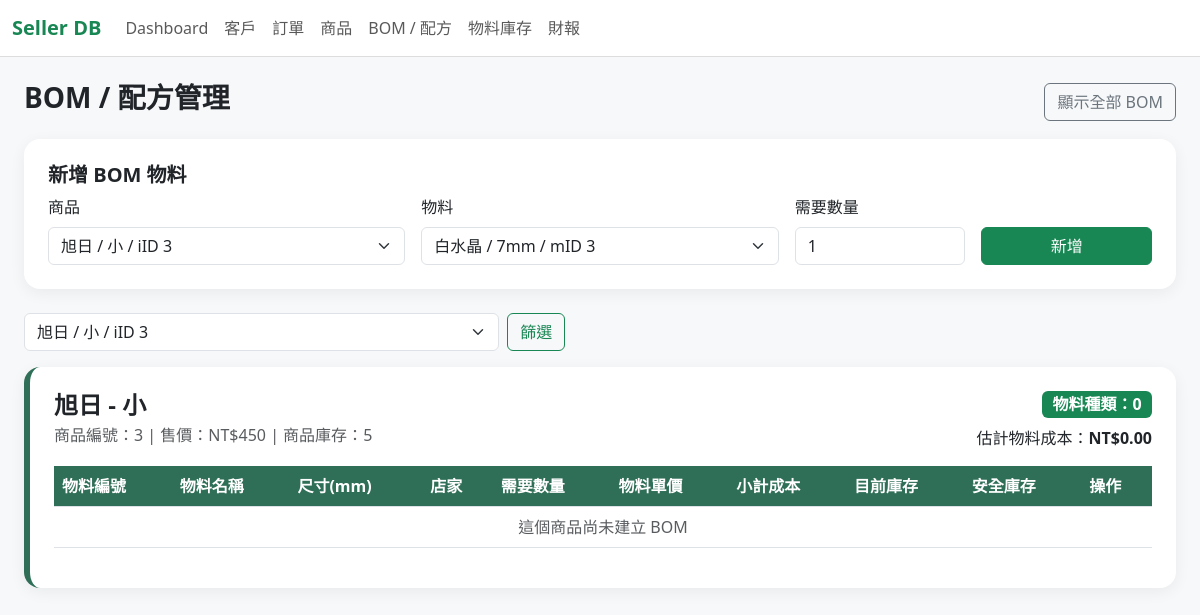
Page /recipes?product_key=3 on the committed database.
### tables this page shows
CREATE TABLE PRODUCT (iID TEXT PRIMARY KEY UNIQUE, size TEXT, i_name TEXT, cost TEXT, suggested_price TEXT, real_price TEXT, profits TEXT, available TEXT);

### app.py (the view)
@app.route("/recipes")
def recipes():
    db = get_db()
    product_filter = request.args.get("product_key", "")
    products = db.execute('''
        SELECT *,
               CAST(COALESCE(NULLIF(real_price, ''), '0') AS REAL) - CAST(COALESCE(NULLIF(cost, ''), '0') AS REAL) AS profits_calc
        FROM PRODUCT
        WHERE TRIM(COALESCE(iID, '')) != ''
        ORDER BY CAST(iID AS INTEGER), iID
    ''').fetchall()
    product_boms = []
    for p in products:
        key = p["iID"]
        if product_filter and key != product_filter:
            continue
        items = db.execute('''
            SELECT
                r.iID,
                r.size,
                r.mID,
                r.m_amount,
                m.m_name,
                m.m_size,
                m.store,
                CAST(COALESCE(NULLIF(m.unit_price, ''), '0') AS REAL) AS unit_price_num,
                CAST(COALESCE(NULLIF(m.stock, ''), '0') AS INTEGER) AS stock_num,
                CAST(COALESCE(NULLIF(m.safe_stock, ''), '0') AS INTEGER) AS safe_stock_num,
                ROUND(CAST(COALESCE(NULLIF(r.m_amount, ''), '0') AS REAL) * CAST(COALESCE(NULLIF(m.unit_price, ''), '0') AS REAL), 2) AS material_cost
            FROM RECIPE r
            JOIN MATERIAL_INVENTORY m ON m.mID = r.mID
            WHERE r.iID = ?
            ORDER BY m.m_name
        ''', (p["iID"],)).fetchall()
        estimated_material_cost = round(sum((row["material_cost"] or 0) for row in items), 2)
        product_boms.append({
            "product": p,
            "key": key,
            "items": items,
            "estimated_material_cost": estimated_material_cost,
        })
    materials = db.execute('''
        SELECT * FROM MATERIAL_INVENTORY
        WHERE TRIM(COALESCE(mID, '')) != ''
        ORDER BY CAST(mID AS INTEGER), mID
    ''').fetchall()
    return render_template(
        "recipes.html",
        products=products,
        materials=materials,
        product_boms=product_boms,
        product_filter=product_filter,
    )

### app.py (called while the page is built)
def get_db():
    if "db" not in g:
        g.db = sqlite3.connect(DB_PATH)
        g.db.row_factory = sqlite3.Row
        g.db.execute("PRAGMA foreign_keys = ON")
    return g.db

@app.before_request
def setup_database():
    init_db()

### templates/recipes.html (shortened to what this page needs)
{% extends "base.html" %}
{% block content %}
<div class="d-flex justify-content-between align-items-center mb-3">
    <h3 class="fw-bold">BOM / 配方管理</h3>
    <a class="btn btn-outline-secondary" href="{{ url_for('recipes') }}">顯示全部 BOM</a>
</div>
<div class="card p-4 mb-4">
    <h5 class="fw-bold">新增 BOM 物料</h5>
    <form method="post" action="{{ url_for('recipe_new') }}">
        <div class="row g-3 align-items-end">
            <div class="col-md-4">
                <label class="form-label">商品</label>
                <select class="form-select" name="iID" required>
                    {% for p in products %}
                    <option value="{{ p.iID }}" {% if product_filter == p.iID %}selected{% endif %}>
                        {{ p.i_name }} / {{ p.size }} / iID {{ p.iID }}
                    </option>
                    {% endfor %}
                </select>
            </div>
            <div class="col-md-4">
                <label class="form-label">物料</label>
                <select class="form-select" name="mID" required>
                    {% for m in materials %}
                    <option value="{{ m.mID }}">{{ m.m_name }} / {{ m.m_size }}mm / mID {{ m.mID }}</option>
                    {% endfor %}
                </select>
            </div>
            <div class="col-md-2">
                <label class="form-label">需要數量</label>
                <input class="form-control" type="number" name="m_amount" value="1" min="1" required>
            </div>
            <div class="col-md-2">
                <button class="btn btn-success w-100">新增</button>
            </div>
        </div>
    </form>
</div>
<form class="row g-2 mb-3" method="get">
    <div class="col-md-5">
        <select class="form-select" name="product_key">
            {% for p in products %}
            <option value="{{ p.iID }}" {% if product_filter == p.iID %}selected{% endif %}>
                {{ p.i_name }} / {{ p.size }} / iID {{ p.iID }}
            </option>
            {% endfor %}
        </select>
    </div>
    <div class="col-auto">
        <button class="btn btn-outline-success">篩選</button>
    </div>
</form>
{% for group in product_boms %}
<div class="card p-4 mb-4 bom-card">
    <div class="d-flex justify-content-between align-items-start flex-wrap gap-3">
        <div>
            <h4 class="fw-bold mb-1">{{ group.product.i_name }} - {{ group.product.size }}</h4>
            <div class="text-muted">
                商品編號：{{ group.product.iID }} |
                售價：NT${{ group.product.real_price }} |
                商品庫存：{{ group.product.available }}
            </div>
        </div>
        <div class="text-end">
            <div class="badge text-bg-success fs-6">物料種類：{{ group['items']|length }}</div>
            <div class="mt-2">估計物料成本：<span class="fw-bold">NT${{ "%.2f"|format(group.estimated_material_cost) }}</span></div>
        </div>
    </div>
    <div class="table-responsive mt-3">
        <table class="table table-hover align-middle">
            <thead>
            <tr>
                <th>物料編號</th>
                <th>物料名稱</th>
                <th>尺寸(mm)</th>
                <th>店家</th>
                <th>需要數量</th>
                <th>物料單價</th>
                <th>小計成本</th>
                <th>目前庫存</th>
                <th>安全庫存</th>
                <th>操作</th>
            </tr>
            </thead>
            <tbody>
            {% for item in group['items'] %}
            <tr>
                <td>{{ item.mID }}</td>
                <td class="fw-semibold">{{ item.m_name }}</td>
                <td>{{ item.m_size }}</td>
                <td>{{ item.store }}</td>
                <td>{{ item.m_amount }}</td>
                <td>NT${{ "%.2f"|format(item.unit_price_num) }}</td>
                <td>NT${{ "%.2f"|format(item.material_cost) }}</td>
                <td>
                    {% if item.stock_num <= item.safe_stock_num %}
                        <span class="badge text-bg-danger">{{ item.stock_num }}</span>
                    {% else %}
                        {{ item.stock_num }}
                    {% endif %}
                </td>
                <td>{{ item.safe_stock_num }}</td>
                <td>
                    <form class="action-form" method="post" action="{{ url_for('recipe_delete', iID=item.iID, mID=item.mID) }}" onsubmit="return confirm('確定刪除這個 BOM 項目？')">
                        <button class="btn btn-sm btn-outline-danger">刪除</button>
                    </form>
                </td>
            </tr>
            {% else %}
            <tr>
                <td colspan="10" class="text-center text-muted">這個商品尚未建立 BOM</td>
            </tr>
            {% endfor %}
            </tbody>
        </table>
    </div>
</div>
{% else %}
<div class="alert alert-warning">目前沒有符合條件的 BOM。</div>
{% endfor %}
{% endblock %}

### static/style.css (style rules this page uses)
body { background: #f7f8fa; }
.card { border: 0; border-radius: 16px; box-shadow: 0 4px 16px rgba(0,0,0,.06); }
.table thead th { background: #2f6f57; color: white; vertical-align: middle; }
.bom-card { border-left: 6px solid #2f6f57; }

### rows in the picture
PRODUCT: product.i_name "旭日", product.size "小", product.iID "3", product.real_price "450", product.available "5"

### other values in the picture
{{ group['items']|length }} "0"
{{ "%.2f"|format(group.estimated_material_cost) }} "0.00"
form field iID "旭日 / 小 / iID 3"
form field mID "白水晶 / 7mm / mID 3"
form field product_key "旭日 / 小 / iID 3"
